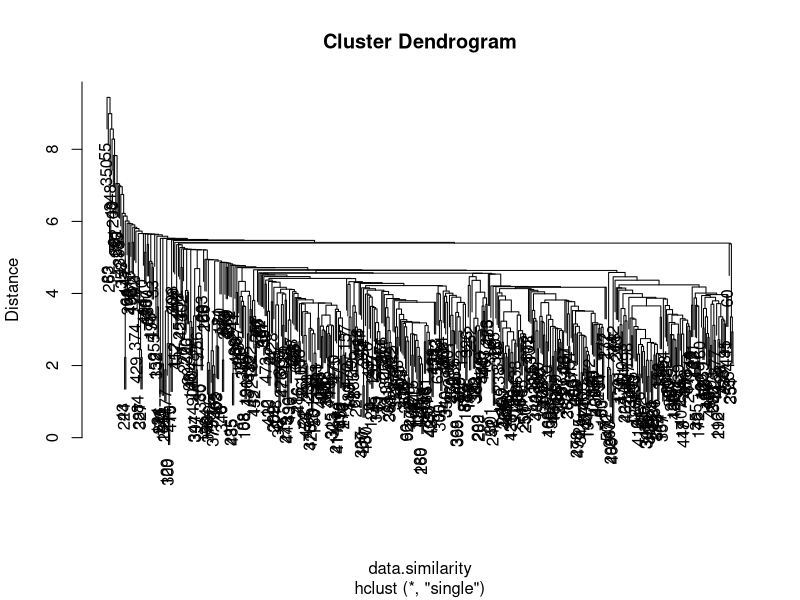
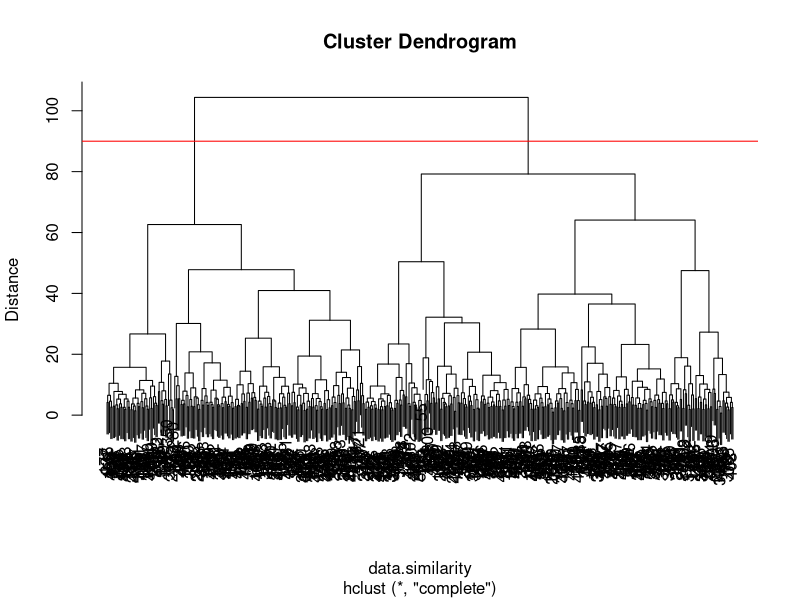
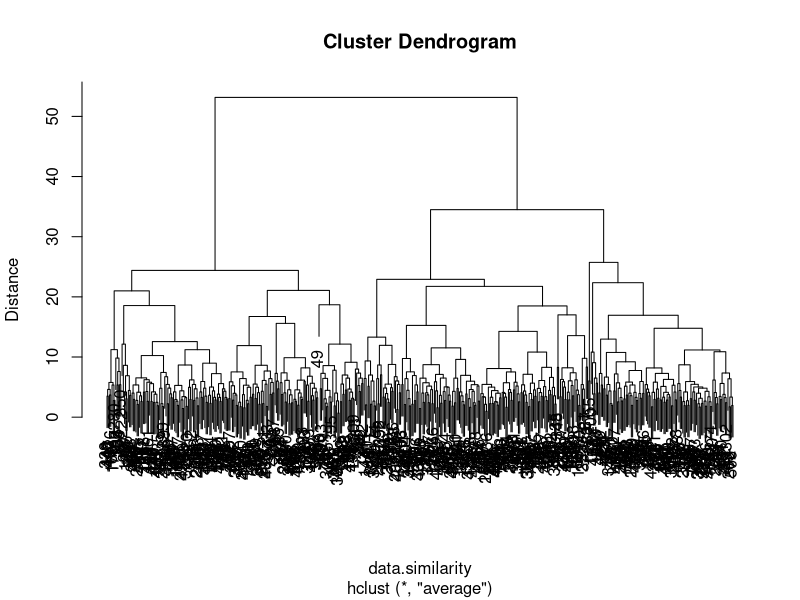
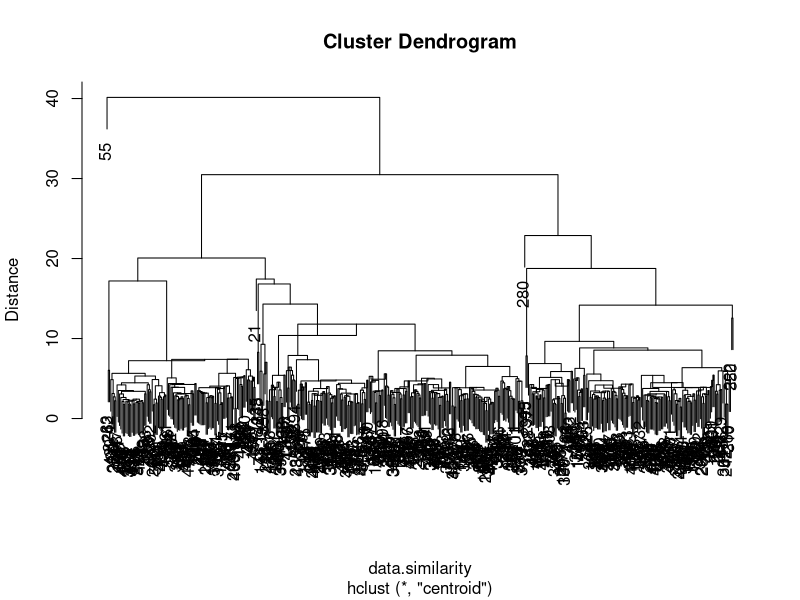
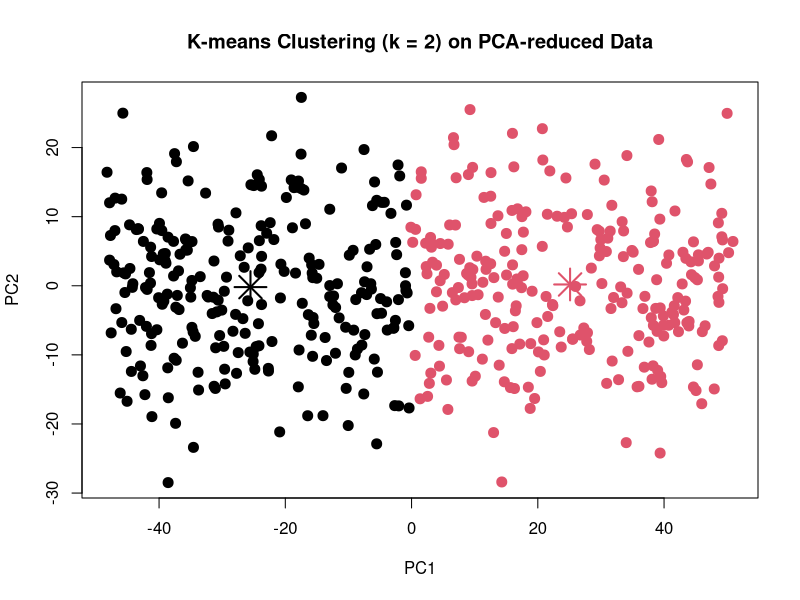
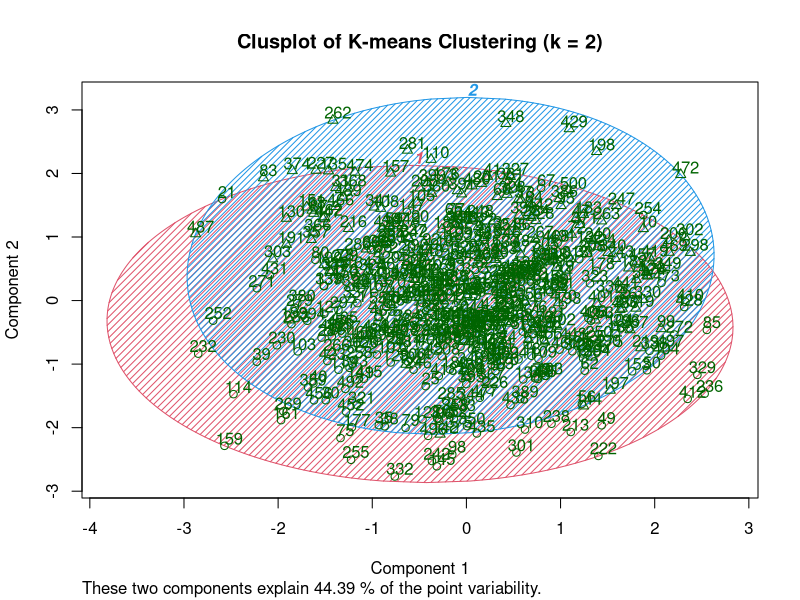

Generate these figures, in order, with R:
## ---- chunk 1
knitr::opts_chunk$set(echo = TRUE)
## ---- chunk 2
set.seed(39)

# Generate the data
data <- data.frame(
  X1 = rnorm(500, mean = 10, sd = 2),
  X2 = runif(500, min = 0, max = 100),
  X3 = rnorm(500, mean = 50, sd = 10),
  X4 = runif(500, min = 2, max=8),
  X5 = sample(1:3, 500, replace = TRUE)
)

# View first few rows
head(data)

print(dim(data))
## ---- chunk 3
# data <- scale(data[, 1:4])  # Use only independent variables

data.similarity <- dist(data)
hirar.1 <- hclust(data.similarity, method='single')
hirar.1

# Plot 
plot(
  hirar.1,
  labels=rownames(data),
  ylab="Distance"
)
## ---- chunk 4
hirar.2 <- hclust(data.similarity, method='complete')
hirar.2

# Plot 
plot(
  hirar.2,
  labels=rownames(data),
  ylab="Distance"
)

abline(h = 90, col = 'red')

## ---- chunk 5
hirar.3 <- hclust(data.similarity, method='average')
hirar.3

# Plot 
plot(
  hirar.3,
  labels=rownames(data),
  ylab="Distance"
)
## ---- chunk 6
hirar.4 <- hclust(data.similarity, method='centroid')
hirar.4

# Plot 
plot(
  hirar.4,
  labels=rownames(data),
  ylab="Distance"
)
## ---- chunk 7
# Fit the k-mean clustering model on the data
# Scale if needed (optional here as all variables have same scale)
# data <- scale(data)

set.seed(39)
kmeans_model <- kmeans(data, centers=2, nstart = 20)
kmeans_model

# Check the clusters
#kmeans_model$cluster

# Add cluster labels
#data$kmeans_cluster <- factor(kmeans_model$cluster)
## ---- chunk 8
summary(data)
library(cluster)

# Reduce data to 2D with PCA for visualization.
# Since we have 5 variables it is not possible to visualize
pca_result <- prcomp(data, scale = FALSE)
pca_data <- pca_result$x[, 1:2]  # first two PCs

# Plot cluster
plot(
  pca_data, 
  col = kmeans_model$cluster, 
  main = "K-means Clustering (k = 2) on PCA-reduced Data", 
  xlab = "PC1", 
  ylab = "PC2", 
  pch = 20, 
  cex = 2
)

# Add cluster centers
points(
  aggregate(pca_data, by = list(kmeans_model$cluster), FUN = mean)[, 2:3],
  col = 1:3,
  pch = 8,
  cex = 3,
  lwd = 2
)

## ---- chunk 9
clusplot(
  data, 
  kmeans_model$cluster, 
  color = TRUE, 
  shade = TRUE, 
  labels = 2, 
  lines = 0, 
  main = "Clusplot of K-means Clustering (k = 2)"
)
## ---- chunk 10
# Silhouette
library(cluster)
sil <- silhouette(kmeans_model$cluster, dist(data))
mean(sil[, 3])  # Average silhouette width

